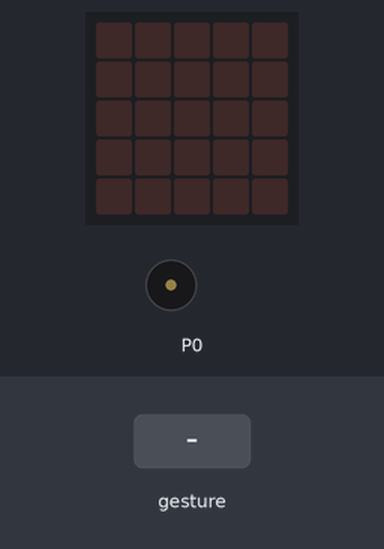
Recording of a program running on a simulated BBC micro:bit (MakeCode). On the bench: the board's 5×5 LED display, buzzer (waves = sounding). Inputs (shaded band) come from the test bench.

Above: at 1.2 s.
1.3 s: sound turns loud
At 1.5 s:
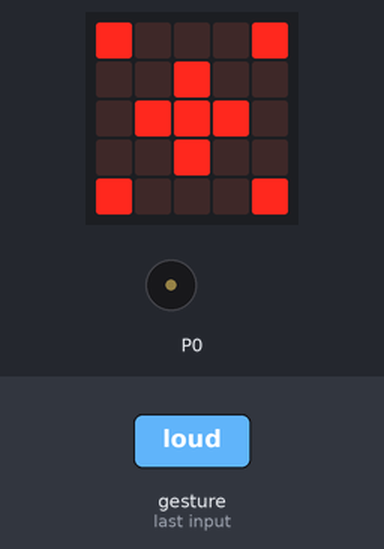
At 2.4 s:
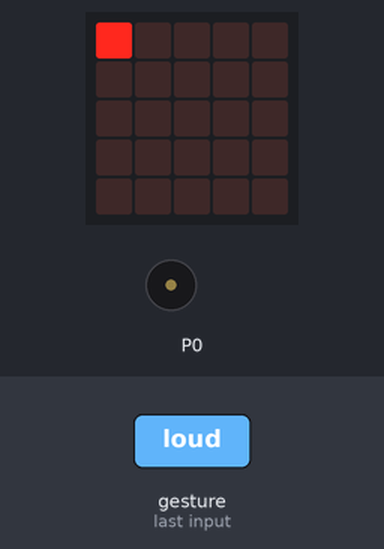
4.3 s: sound turns loud
At 7.3 s:
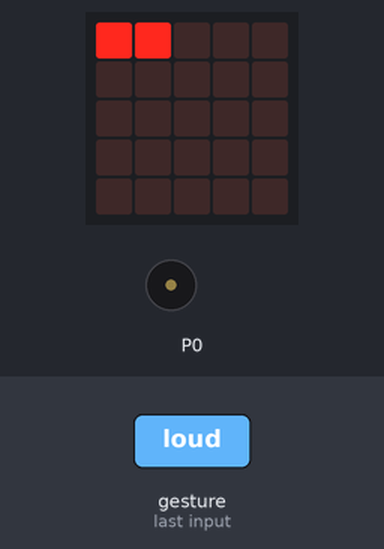
Timing chart, 0 to 8.8 s (numbered marks = the images above; inputs shaded):
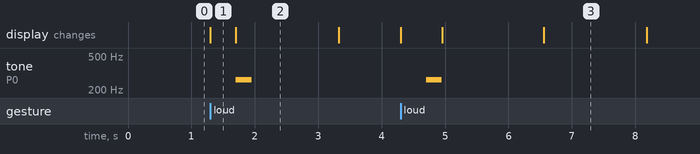

The program:

microbit-hand-washing-timer.py
```python
def showCount(count: number):
    # draw count between 1 and 25 as a spiral
    if count == 1:
        basic.show_leds("""
            # . . . .
            . . . . .
            . . . . .
            . . . . .
            . . . . .
            """)
    elif count == 2:
        basic.show_leds("""
            # # . . .
            . . . . .
            . . . . .
            . . . . .
            . . . . .
            """)
    elif count == 3:
        basic.show_leds("""
            # # # . .
            . . . . .
            . . . . .
            . . . . .
            . . . . .
            """)
    elif count == 4:
        basic.show_leds("""
            # # # # .
            . . . . .
            . . . . .
            . . . . .
            . . . . .
            """)
    elif count == 5:
        basic.show_leds("""
            # # # # #
            . . . . .
            . . . . .
            . . . . .
            . . . . .
            """)
    elif count == 6:
        basic.show_leds("""
            # # # # #
            . . . . #
            . . . . .
            . . . . .
            . . . . .
            """)
    elif count == 7:
        basic.show_leds("""
            # # # # #
            . . . . #
            . . . . #
            . . . . .
            . . . . .
            """)
    elif count == 8:
        basic.show_leds("""
            # # # # #
            . . . . #
            . . . . #
            . . . . #
            . . . . .
            """)
    elif count == 9:
        basic.show_leds("""
            # # # # #
            . . . . #
            . . . . #
            . . . . #
            . . . . #
            """)
    elif count == 10:
        basic.show_leds("""
            # # # # #
            . . . . #
            . . . . #
            . . . . #
            . . . # #
            """)
    elif count == 11:
        basic.show_leds("""
            # # # # #
            . . . . #
            . . . . #
            . . . . #
            . . # # #
            """)
    elif count == 12:
        basic.show_leds("""
            # # # # #
            . . . . #
            . . . . #
            . . . . #
            . # # # #
            """)
    elif count == 13:
        basic.show_leds("""
            # # # # #
            . . . . #
            . . . . #
            . . . . #
            # # # # #
            """)
    elif count == 14:
        basic.show_leds("""
            # # # # #
            . . . . #
            . . . . #
            # . . . #
            # # # # #
            """)
    elif count == 15:
        basic.show_leds("""
            # # # # #
            . . . . #
            # . . . #
            # . . . #
            # # # # #
            """)
    elif count == 16:
        basic.show_leds("""
            # # # # #
            # . . . #
            # . . . #
            # . . . #
            # # # # #
            """)
    elif count == 17:
        basic.show_leds("""
            # # # # #
            # # . . #
            # . . . #
            # . . . #
            # # # # #
            """)
    elif count == 18:
        basic.show_leds("""
            # # # # #
            # # # . #
            # . . . #
            # . . . #
            # # # # #
            """)
    elif count == 19:
        basic.show_leds("""
            # # # # #
            # # # # #
            # . . . #
            # . . . #
            # # # # #
            """)
    elif count == 20:
        basic.show_leds("""
            # # # # #
            # # # # #
            # . . # #
            # . . . #
            # # # # #
            """)
    elif count == 21:
        basic.show_leds("""
            # # # # #
            # # # # #
            # . . # #
            # . . # #
            # # # # #
            """)
    elif count == 22:
        basic.show_leds("""
            # # # # #
            # # # # #
            # . . # #
            # . # # #
            # # # # #
            """)
    elif count == 23:
        basic.show_leds("""
            # # # # #
            # # # # #
            # . . # #
            # # # # #
            # # # # #
            """)
    elif count == 24:
        basic.show_leds("""
            # # # # #
            # # # # #
            # # . # #
            # # # # #
            # # # # #
            """)
    else:
        basic.show_leds("""
            # # # # #
            # # # # #
            # # # # #
            # # # # #
            # # # # #
            """)

def on_sound_loud():
    global do_count, counter
    # (re-)start counting and indicate sound on display
    do_count = 1
    counter = 0
    basic.show_leds("""
        # . . . #
        . . # . .
        . # # # .
        . . # . .
        # . . . #
        """)
    music.play_tone(262, music.beat(BeatFraction.HALF))
input.on_sound(DetectedSound.LOUD, on_sound_loud)

counter = 0
do_count = 0

def on_forever():
    global counter, do_count
    if do_count == 1:
        counter += 1
        showCount(counter)
        if counter >= 25:
            music.play_tone(880, music.beat(BeatFraction.WHOLE))
            do_count = 0
        basic.pause(1200)
    else:
        basic.clear_screen()
basic.forever(on_forever)
```

Measured:
- after the input at 1.3 s, tone on P0: silent → 262 Hz after 0.40 s, → silent 0.25 s later; the display: changes at once (image 1)
- after the input at 4.3 s, tone on P0: silent → 262 Hz after 0.40 s, → silent 0.25 s later; the display: first changes at once (image 3 shows a later state)
- what the display in image 1 shows lasts 0.4 s, from 1.3 s to 1.7 s
- what the display in image 2 shows lasts 1.6 s, from 1.7 s to 3.3 s
